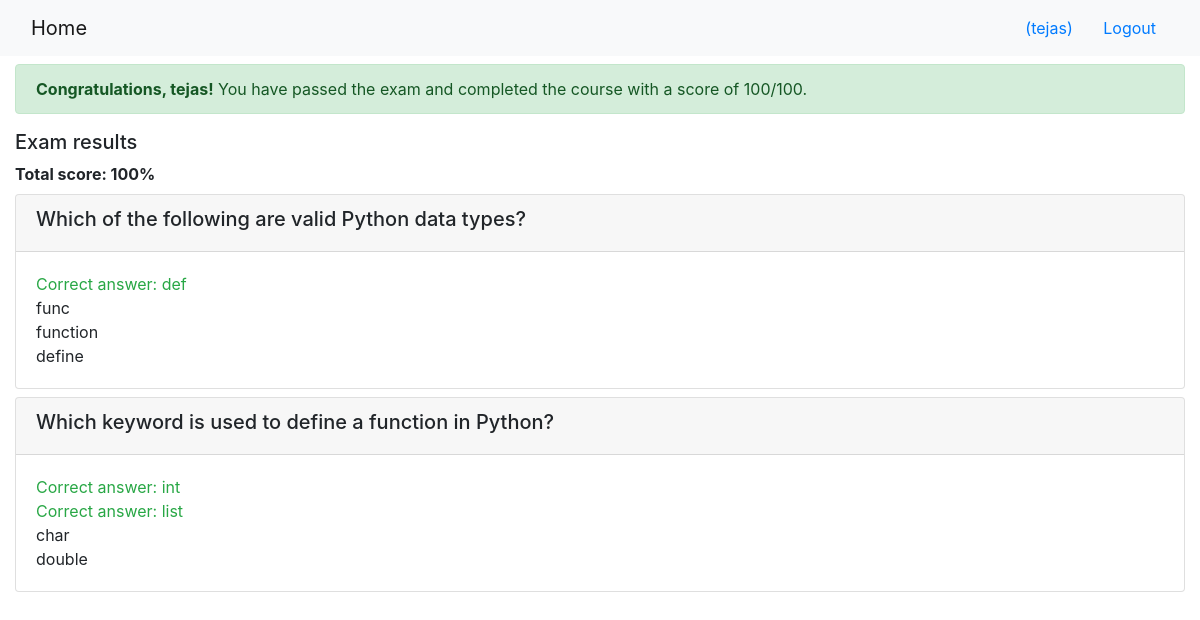
The page /onlinecourse/course/1/submission/1/result/ (signed in) on the database its author committed.
### onlinecourse/models.py (models this page shows, shortened)
class Question(models.Model):
    lesson = models.ForeignKey(Lesson, on_delete=models.CASCADE)
    question_text = models.TextField()
    grade = models.IntegerField(default=50)
    def is_get_score(self, selected_ids):
        all_answers = self.choice_set.filter(is_correct=True).count()
        selected_correct = self.choice_set.filter(is_correct=True, id__in=selected_ids).count()
        selected_wrong = self.choice_set.filter(is_correct=False, id__in=selected_ids).count()
        return all_answers == selected_correct and selected_wrong == 0

class Choice(models.Model):
    question = models.ForeignKey(Question, on_delete=models.CASCADE)
    choice_text = models.CharField(max_length=200)
    is_correct = models.BooleanField(default=False)

### onlinecourse/views.py (the view)
def show_exam_result(request, course_id, submission_id):
    course = get_object_or_404(Course, pk=course_id)
    submission = Submission.objects.get(id=submission_id)
    selected_ids = [c.id for c in submission.choices.all()]
    total_score = 0
    score = 0
    for lesson in course.lesson_set.all():
        for question in lesson.question_set.all():
            total_score += question.grade
            if question.is_get_score(selected_ids):
                score += question.grade
    context = {
        'course': course,
        'selected_ids': selected_ids,
        'grade': int(score / total_score * 100) if total_score else 0,
    }
    return render(request, 'onlinecourse/exam_result_bootstrap.html', context)

### onlinecourse/templates/onlinecourse/exam_result_bootstrap.html (shortened to what this page needs)
<!DOCTYPE html>
<html lang="en">
<head>
    {% load static %}
    <link rel="stylesheet" href="https://maxcdn.bootstrapcdn.com/bootstrap/4.5.2/css/bootstrap.min.css">
</head>
<body>
    <nav class="navbar navbar-light bg-light">
        <div class="container-fluid">
            <div class="navbar-header">
                <a class="navbar-brand" href="{% url 'onlinecourse:index' %}">Home</a>
            </div>
            <ul class="nav navbar-nav navbar-right">
                {% if user.is_authenticated %}
                <li>
                    <a class="btn btn-link" href="#">({{ user.username }})</a>
                    <a class="btn btn-link" href="{% url 'onlinecourse:logout' %}">Logout</a>
                </li>
                {% endif %}
            </ul>
        </div>
    </nav>
    <div class="container-fluid mt-2">
        {% if grade > 80 %}
        <div class="alert alert-success">
            <b>Congratulations, {{ user.first_name|default:user.username }}!</b>
            You have passed the exam and completed the course with a score of {{ grade }}/100.
        </div>
        {% else %}
        <div class="alert alert-danger">
            <b>Failed.</b> Sorry, {{ user.first_name|default:user.username }}.
            You have failed the exam with a score of {{ grade }}/100.
        </div>
        <a class="btn btn-link text-danger" href="{% url 'onlinecourse:course_details' course.id %}">Re-take Exam</a>
        {% endif %}
        <div class="card-columns-vertical mt-1">
            <h5>Exam results</h5>
            <b>Total score: {{ grade }}%</b>
            {% for lesson in course.lesson_set.all %}
                {% for question in lesson.question_set.all %}
                <div class="card mt-2">
                    <div class="card-header"><h5>{{ question.question_text }}</h5></div>
                    <div class="card-body">
                        {% for choice in question.choice_set.all %}
                            {% if choice.is_correct and choice.id in selected_ids %}
                                <div class="text-success">Correct answer: {{ choice.choice_text }}</div>
                            {% elif choice.is_correct and choice.id not in selected_ids %}
                                <div class="text-warning">Not selected: {{ choice.choice_text }}</div>
                            {% elif not choice.is_correct and choice.id in selected_ids %}
                                <div class="text-danger">Wrong answer: {{ choice.choice_text }}</div>
                            {% else %}
                                <div>{{ choice.choice_text }}</div>
                            {% endif %}
                        {% endfor %}
                    </div>
                </div>
                {% endfor %}
            {% endfor %}
        </div>
    </div>
</body>
</html>

### rows shown on the page
Question: question_text "Which of the following are valid Python data types?"
Choice: choice_text "def"
Choice: choice_text "func"
Choice: choice_text "function"
Choice: choice_text "define"
Question: question_text "Which keyword is used to define a function in Python?"
Choice: choice_text "int"
Choice: choice_text "list"
Choice: choice_text "char"
Choice: choice_text "double"

### other values the page prints
{{ user.username }} "tejas"
{{ user.first_name|default:user.username }} "tejas"
{{ grade }} "100"
